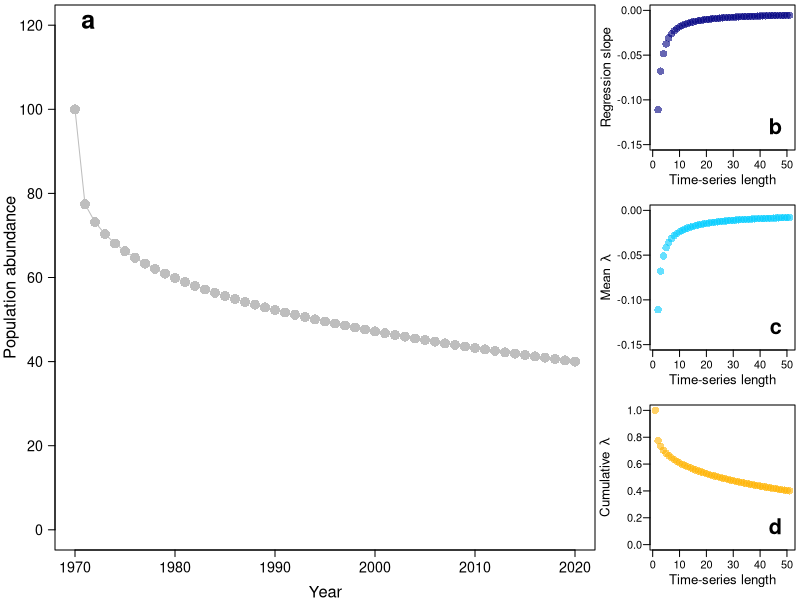

The R script that drew this image:
# Create a year vector
years <- 1970:2020

# Standardise years between 0 and 1
x <- seq(0,1,l=length(years))

# Simulate a population that decline from 100 to 40 along a concave-up trajectory
pop<- ((60*(1 - x^.25)) + 40)
 
#Create blank vectors for population changes for increase time-sereis lengths (minimum of 2 years)
slope <- rep(NA, length(years)-1)     # Regression slope
lam <- rep(NA, length(years)-1)       # Mean lambda
cum.lam <- rep(NA, length(years)-1)   # Cumulative lambda
 
# Run a loop to calcualte population changes fro increasing time-series length
for (i in 2:length(years)){
    # Slope from regression
    slope[i] <- lm(log10(pop[1:i])~years[1:i])$coefficients[2]
    # Lambda values
    lambda <- log10((pop[1:i][-length(pop[1:i])]+diff(pop[1:i])) / pop[1:i][-length(pop[1:i])])
    # Mean Lambda
    lam[i] <- mean(lambda)
    # Cumualtive lambda
    cum.lam[i] <- (1*10^cumsum(lambda))[length(lambda)]
}
 
# Set baseline for cumulative lambda
cum.lam[1] <- 1

# Length of time-series
ts.length <- 1:length(years)
 
# Plot how sample completeness affects popualtion change estimates
png(filename="FigureS9.png", width=20,height=14,units="cm",res=300)

#Set panel layout
layout (matrix(c(1,1,1,2,1,1,1,3,1,1,1,4), nrow = 3, ncol = 4, byrow = TRUE))
# Set plot margins
par(mai=c(0.5,0.55,0.05,0.05))

###################################
#                                 #
#           Panel A               #
#                                 #
###################################

# Save the simulated population time-series as a panel
plot(pop~years, las=1, type="o",pch=16,cex=2, col="grey", ylim=c(0,120), xlab="Year",  ylab="Population abundance",cex.axis=1.3, cex.lab= 1.5,  mgp=c(2.8,0.9,0))

# Label panel
mtext("a",cex=1.5, side = 3, adj = 0.05, line = -2,font=2)


###################################
#                                 #
#           Panel B               #
#                                 #
###################################

# Define the colour palette
col3t <- rgb(1,0.7,0,0.6)
col2t <- rgb(0,0.8,1,0.6)
col1t <- rgb(0,0,0.5,0.6)

# Adjust plot pargins
par(mai=c(0.5,0.5,0.05,0.05))
 
# Plot the population slopes
plot(ts.length,slope,col=col1t, las=1,ylim=c(-0.15,0), pch=16,cex=1.5,  xlab="Time-series length", ylab="",cex.axis=1.0, cex.lab= 1.2, mgp=c(1.8,0.6,0))

# Label panel
mtext("b",cex=1.3, side = 1, adj = 0.9, line = -2,font=2)

# Add axis text
mtext("Regression slope",cex=0.8, side = 2, adj = 0.5, line = 2.8)

###################################
#                                 #
#           Panel C               #
#                                 #
###################################

# Plot mean lambda
plot(ts.length,lam,col=col2t, las=1, pch=16,cex=1.5, ylim=c(-0.15,0), xlab="Time-series length", ylab="",cex.axis=1.0, cex.lab= 1.2, mgp=c(1.8,0.6,0))

# Label panel
mtext("c",cex=1.3, side = 1, adj = 0.9, line = -2,font=2)

# Add axis text
mtext(expression("Mean "~lambda),cex=0.8, side = 2, adj = 0.5, line = 2.8)
 
###################################
#                                 #
#           Panel D               #
#                                 #
###################################

# Plot cumulative lambda
plot(ts.length,cum.lam,col=col3t, las=1, pch=16,cex=1.5, ylim=c(0,1), xlab="Time-series length", ylab="",cex.axis=1.0, cex.lab= 1.2, mgp=c(1.8,0.6,0))

# Label panel
mtext("d",cex=1.3, side = 1, adj = 0.9, line = -2,font=2)

# Add axis text
mtext(expression("Cumulative "~lambda),cex=0.8, side = 2, adj = 0.5, line = 2.8)

# save plot
dev.off()

